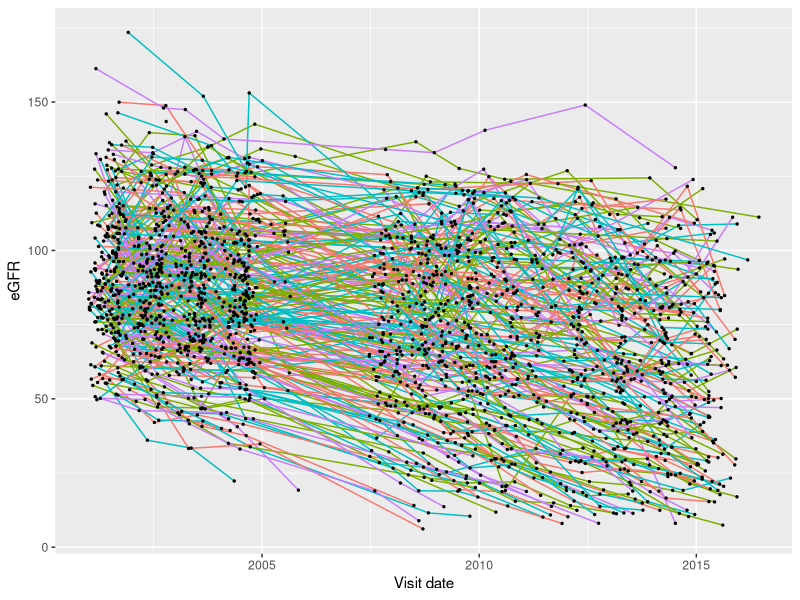
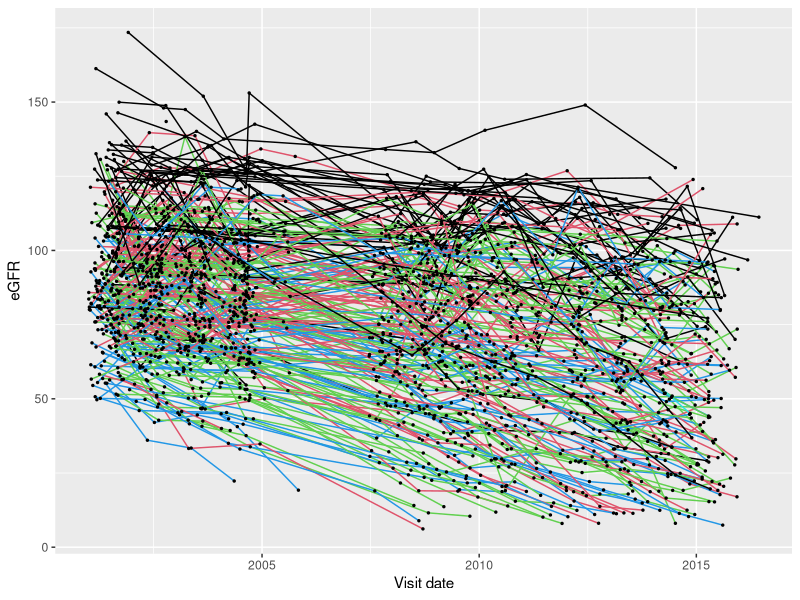
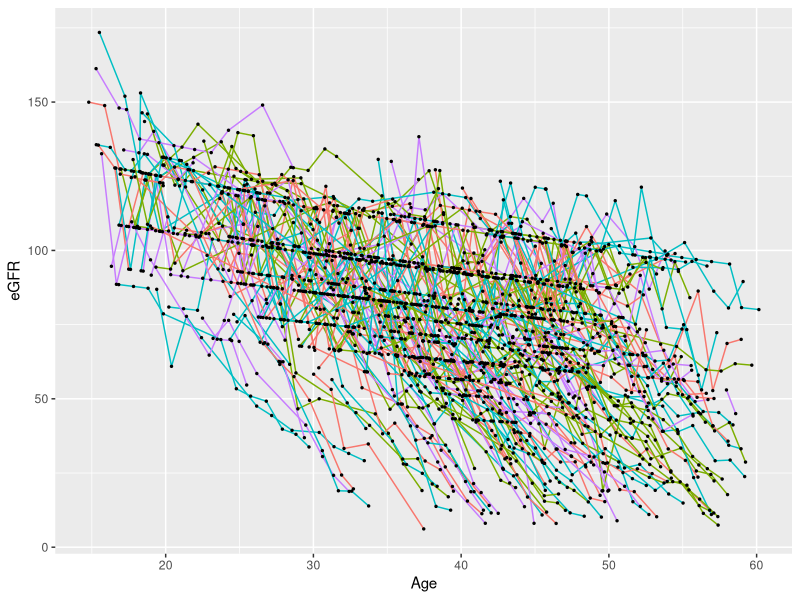

Write R code to recreate these figures, in order. (Note: this script raises an error after producing the figures.)
#### process data
data = read.csv("data_CRISP_eGFR.csv")
## compute age at visit
bday = as.Date(data[,2], tryFormats = c("%m/%d/%Y"))
vday = as.Date(data[,3], tryFormats = c("%m/%d/%Y"))
age_vday = as.numeric(difftime(vday, bday, units="days")/365)

## remake data
data = data.frame(data, vday=vday, bday=bday, age_vday=age_vday)
## remove NA entries
data = data[!is.na(data$ckd_epi),]

## do Spaghetti plot
require(ggplot2)
id = as.factor(data$pkdid)
basecols = c("black", "blue", "red", "green")
basecol = sample(basecols, nlevels(id), replace=TRUE)
levels(id) = basecol
cols = as.character(id)

pdf("eGFR_age.pdf", width=7, height=5)
ggplot(data = data, aes(x = age_vday, y = ckd_epi, group = pkdid)) +
    xlab("Age") + ylab("eGFR") +
    geom_line(aes(color=cols))	+
    geom_point(color=1, size=0.5) +
    theme(legend.position="none")
dev.off()


##### use the date
ggplot(data = data, aes(x = vday, y = ckd_epi, group = pkdid)) +
    xlab("Visit date") + ylab("eGFR") +
    geom_line(aes(color=cols))  +
    geom_point(color=1, size=0.5) +
    theme(legend.position="none")

##### Redesign colors, to make them according to different age
### First find age at the first visit for all IDs
library(RColorBrewer)
age1 = aggregate(age_vday~pkdid, data=data, FUN=min)
## categorize ages
ncate = 5
ii = seq(floor(min(age1[,2])), ceiling(max(age1[,2])), length=ncate+1)
tmp = cut(age1[,2], ii)
basecolor = tmp
col0 = brewer.pal(ncate,"Spectral")
col0 = 1:5
names(col0) = levels(tmp)
levels(basecolor) = col0

## create colors
names(basecolor) = age1[,1]
cols = basecolor[as.character(data[,1])]


ggplot(data = data, aes(x = vday, y = ckd_epi, group = pkdid)) +
    xlab("Visit date") + ylab("eGFR") +
    geom_line(color=cols) +
    geom_point(color=1, size=0.5) +
    scale_colour_manual(values = col0)





############## draw in a loop
xlims = range(data$vday)
ylims = range(data$ckd_epi, na.rm=T)

age1 = aggregate(age_vday~pkdid, data=data, FUN=min)
ncate = 5
ii = round(seq(floor(min(age1[,2])), ceiling(max(age1[,2])), length=ncate+1))
tmp = cut(age1[,2], ii)
basecolor = tmp
col0 = brewer.pal(ncate,"Spectral")
col0 = 1:5
names(col0) = levels(tmp)
levels(basecolor) = col0
names(basecolor) = age1[,1]

pdf("eGFR_Vist_age.pdf", width=12, height=8)
mypar(1,1)
plot(data$vday, data$ckd_epi, xlim=xlims, ylim=ylims, type="n", xlab="Visit date", ylab="eGFR")
allID = unique(data$pkdid)
for (i in 1:length(allID)) {
    ix = data$pkdid == allID[i]
    data0 = data[ix,]
    ix2 = sort.int(data0$vday, index.return=TRUE)$ix
    data0 = data0[ix2,]
    lines(data0$vday, data0$ckd_epi, type="b", pch=19, cex=0.5, lwd=1.5,
         col=basecolor[as.character(allID[i])])
}
legend("topright", legend=names(col0), col=col0, lty=1, title="Age category", ncol=2, lwd=2)
dev.off()
